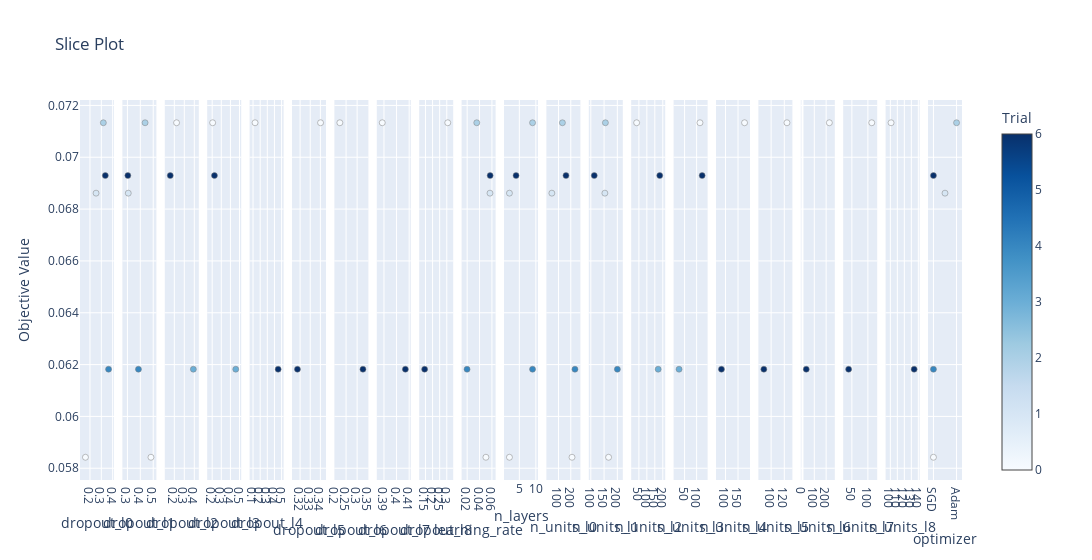

The cell this chart's notebook holds for it:
### Code cell
optuna.visualization.plot_slice(study)

### Figure 1 — Plotly figure (JSON) as saved in the notebook; plotly's stock layout.template omitted (floating-point values rounded to 4 significant figures)
{"data": [{"marker": {"color": [0, 1, 2, 4, 6], "colorbar": {"title": {"text": "Trial"}, "x": 1, "xpad": 40}, "colorscale": [[0, "rgb(247,251,255)"], [0.125, "rgb(222,235,247)"], [0.25, "rgb(198,219,239)"], [0.375, "rgb(158,202,225)"], [0.5, "rgb(107,174,214)"], [0.625, "rgb(66,146,198)"], [0.75, "rgb(33,113,181)"], [0.875, "rgb(8,81,156)"], [1, "rgb(8,48,107)"]], "line": {"color": "Grey", "width": 0.5}, "showscale": true}, "mode": "markers", "showlegend": false, "type": "scatter", "x": [0.1602, 0.2538, 0.3177, 0.3637, 0.3351], "xaxis": "x", "y": [0.05842, 0.06861, 0.07133, 0.06182, 0.06929], "yaxis": "y"}, {"marker": {"color": [0, 1, 2, 4, 6], "colorbar": {"title": {"text": "Trial"}, "x": 1, "xpad": 40}, "colorscale": [[0, "rgb(247,251,255)"], [0.125, "rgb(222,235,247)"], [0.25, "rgb(198,219,239)"], [0.375, "rgb(158,202,225)"], [0.5, "rgb(107,174,214)"], [0.625, "rgb(66,146,198)"], [0.75, "rgb(33,113,181)"], [0.875, "rgb(8,81,156)"], [1, "rgb(8,48,107)"]], "line": {"color": "Grey", "width": 0.5}, "showscale": false}, "mode": "markers", "showlegend": false, "type": "scatter", "x": [0.4824, 0.3067, 0.437, 0.3856, 0.3034], "xaxis": "x2", "y": [0.05842, 0.06861, 0.07133, 0.06182, 0.06929], "yaxis": "y2"}, {"marker": {"color": [2, 4, 6], "colorbar": {"title": {"text": "Trial"}, "x": 1, "xpad": 40}, "colorscale": [[0, "rgb(247,251,255)"], [0.125, "rgb(222,235,247)"], [0.25, "rgb(198,219,239)"], [0.375, "rgb(158,202,225)"], [0.5, "rgb(107,174,214)"], [0.625, "rgb(66,146,198)"], [0.75, "rgb(33,113,181)"], [0.875, "rgb(8,81,156)"], [1, "rgb(8,48,107)"]], "line": {"color": "Grey", "width": 0.5}, "showscale": false}, "mode": "markers", "showlegend": false, "type": "scatter", "x": [0.2224, 0.3905, 0.1593], "xaxis": "x3", "y": [0.07133, 0.06182, 0.06929], "yaxis": "y3"}, {"marker": {"color": [2, 4, 6], "colorbar": {"title": {"text": "Trial"}, "x": 1, "xpad": 40}, "colorscale": [[0, "rgb(247,251,255)"], [0.125, "rgb(222,235,247)"], [0.25, "rgb(198,219,239)"], [0.375, "rgb(158,202,225)"], [0.5, "rgb(107,174,214)"], [0.625, "rgb(66,146,198)"], [0.75, "rgb(33,113,181)"], [0.875, "rgb(8,81,156)"], [1, "rgb(8,48,107)"]], "line": {"color": "Grey", "width": 0.5}, "showscale": false}, "mode": "markers", "showlegend": false, "type": "scatter", "x": [0.2052, 0.4586, 0.2249], "xaxis": "x4", "y": [0.07133, 0.06182, 0.06929], "yaxis": "y4"}, {"marker": {"color": [2, 4], "colorbar": {"title": {"text": "Trial"}, "x": 1, "xpad": 40}, "colorscale": [[0, "rgb(247,251,255)"], [0.125, "rgb(222,235,247)"], [0.25, "rgb(198,219,239)"], [0.375, "rgb(158,202,225)"], [0.5, "rgb(107,174,214)"], [0.625, "rgb(66,146,198)"], [0.75, "rgb(33,113,181)"], [0.875, "rgb(8,81,156)"], [1, "rgb(8,48,107)"]], "line": {"color": "Grey", "width": 0.5}, "showscale": false}, "mode": "markers", "showlegend": false, "type": "scatter", "x": [0.1282, 0.452], "xaxis": "x5", "y": [0.07133, 0.06182], "yaxis": "y5"}, {"marker": {"color": [2, 4], "colorbar": {"title": {"text": "Trial"}, "x": 1, "xpad": 40}, "colorscale": [[0, "rgb(247,251,255)"], [0.125, "rgb(222,235,247)"], [0.25, "rgb(198,219,239)"], [0.375, "rgb(158,202,225)"], [0.5, "rgb(107,174,214)"], [0.625, "rgb(66,146,198)"], [0.75, "rgb(33,113,181)"], [0.875, "rgb(8,81,156)"], [1, "rgb(8,48,107)"]], "line": {"color": "Grey", "width": 0.5}, "showscale": false}, "mode": "markers", "showlegend": false, "type": "scatter", "x": [0.3402, 0.3174], "xaxis": "x6", "y": [0.07133, 0.06182], "yaxis": "y6"}, {"marker": {"color": [2, 4], "colorbar": {"title": {"text": "Trial"}, "x": 1, "xpad": 40}, "colorscale": [[0, "rgb(247,251,255)"], [0.125, "rgb(222,235,247)"], [0.25, "rgb(198,219,239)"], [0.375, "rgb(158,202,225)"], [0.5, "rgb(107,174,214)"], [0.625, "rgb(66,146,198)"], [0.75, "rgb(33,113,181)"], [0.875, "rgb(8,81,156)"], [1, "rgb(8,48,107)"]], "line": {"color": "Grey", "width": 0.5}, "showscale": false}, "mode": "markers", "showlegend": false, "type": "scatter", "x": [0.2219, 0.3263], "xaxis": "x7", "y": [0.07133, 0.06182], "yaxis": "y7"}, {"marker": {"color": [2, 4], "colorbar": {"title": {"text": "Trial"}, "x": 1, "xpad": 40}, "colorscale": [[0, "rgb(247,251,255)"], [0.125, "rgb(222,235,247)"], [0.25, "rgb(198,219,239)"], [0.375, "rgb(158,202,225)"], [0.5, "rgb(107,174,214)"], [0.625, "rgb(66,146,198)"], [0.75, "rgb(33,113,181)"], [0.875, "rgb(8,81,156)"], [1, "rgb(8,48,107)"]], "line": {"color": "Grey", "width": 0.5}, "showscale": false}, "mode": "markers", "showlegend": false, "type": "scatter", "x": [0.3886, 0.407], "xaxis": "x8", "y": [0.07133, 0.06182], "yaxis": "y8"}, {"marker": {"color": [2, 4], "colorbar": {"title": {"text": "Trial"}, "x": 1, "xpad": 40}, "colorscale": [[0, "rgb(247,251,255)"], [0.125, "rgb(222,235,247)"], [0.25, "rgb(198,219,239)"], [0.375, "rgb(158,202,225)"], [0.5, "rgb(107,174,214)"], [0.625, "rgb(66,146,198)"], [0.75, "rgb(33,113,181)"], [0.875, "rgb(8,81,156)"], [1, "rgb(8,48,107)"]], "line": {"color": "Grey", "width": 0.5}, "showscale": false}, "mode": "markers", "showlegend": false, "type": "scatter", "x": [0.3067, 0.1443], "xaxis": "x9", "y": [0.07133, 0.06182], "yaxis": "y9"}, {"marker": {"color": [0, 1, 2, 4, 6], "colorbar": {"title": {"text": "Trial"}, "x": 1, "xpad": 40}, "colorscale": [[0, "rgb(247,251,255)"], [0.125, "rgb(222,235,247)"], [0.25, "rgb(198,219,239)"], [0.375, "rgb(158,202,225)"], [0.5, "rgb(107,174,214)"], [0.625, "rgb(66,146,198)"], [0.75, "rgb(33,113,181)"], [0.875, "rgb(8,81,156)"], [1, "rgb(8,48,107)"]], "line": {"color": "Grey", "width": 0.5}, "showscale": false}, "mode": "markers", "showlegend": false, "type": "scatter", "x": [0.0503, 0.05685, 0.03547, 0.0198, 0.05714], "xaxis": "x10", "y": [0.05842, 0.06861, 0.07133, 0.06182, 0.06929], "yaxis": "y10"}, {"marker": {"color": [0, 1, 2, 4, 6], "colorbar": {"title": {"text": "Trial"}, "x": 1, "xpad": 40}, "colorscale": [[0, "rgb(247,251,255)"], [0.125, "rgb(222,235,247)"], [0.25, "rgb(198,219,239)"], [0.375, "rgb(158,202,225)"], [0.5, "rgb(107,174,214)"], [0.625, "rgb(66,146,198)"], [0.75, "rgb(33,113,181)"], [0.875, "rgb(8,81,156)"], [1, "rgb(8,48,107)"]], "line": {"color": "Grey", "width": 0.5}, "showscale": false}, "mode": "markers", "showlegend": false, "type": "scatter", "x": [2, 2, 9, 9, 4], "xaxis": "x11", "y": [0.05842, 0.06861, 0.07133, 0.06182, 0.06929], "yaxis": "y11"}, {"marker": {"color": [0, 1, 2, 4, 6], "colorbar": {"title": {"text": "Trial"}, "x": 1, "xpad": 40}, "colorscale": [[0, "rgb(247,251,255)"], [0.125, "rgb(222,235,247)"], [0.25, "rgb(198,219,239)"], [0.375, "rgb(158,202,225)"], [0.5, "rgb(107,174,214)"], [0.625, "rgb(66,146,198)"], [0.75, "rgb(33,113,181)"], [0.875, "rgb(8,81,156)"], [1, "rgb(8,48,107)"]], "line": {"color": "Grey", "width": 0.5}, "showscale": false}, "mode": "markers", "showlegend": false, "type": "scatter", "x": [210, 46, 132, 234, 161], "xaxis": "x12", "y": [0.05842, 0.06861, 0.07133, 0.06182, 0.06929], "yaxis": "y12"}, {"marker": {"color": [0, 1, 2, 4, 6], "colorbar": {"title": {"text": "Trial"}, "x": 1, "xpad": 40}, "colorscale": [[0, "rgb(247,251,255)"], [0.125, "rgb(222,235,247)"], [0.25, "rgb(198,219,239)"], [0.375, "rgb(158,202,225)"], [0.5, "rgb(107,174,214)"], [0.625, "rgb(66,146,198)"], [0.75, "rgb(33,113,181)"], [0.875, "rgb(8,81,156)"], [1, "rgb(8,48,107)"]], "line": {"color": "Grey", "width": 0.5}, "showscale": false}, "mode": "markers", "showlegend": false, "type": "scatter", "x": [167, 153, 155, 200, 113], "xaxis": "x13", "y": [0.05842, 0.06861, 0.07133, 0.06182, 0.06929], "yaxis": "y13"}, {"marker": {"color": [2, 4, 6], "colorbar": {"title": {"text": "Trial"}, "x": 1, "xpad": 40}, "colorscale": [[0, "rgb(247,251,255)"], [0.125, "rgb(222,235,247)"], [0.25, "rgb(198,219,239)"], [0.375, "rgb(158,202,225)"], [0.5, "rgb(107,174,214)"], [0.625, "rgb(66,146,198)"], [0.75, "rgb(33,113,181)"], [0.875, "rgb(8,81,156)"], [1, "rgb(8,48,107)"]], "line": {"color": "Grey", "width": 0.5}, "showscale": false}, "mode": "markers", "showlegend": false, "type": "scatter", "x": [36, 171, 181], "xaxis": "x14", "y": [0.07133, 0.06182, 0.06929], "yaxis": "y14"}, {"marker": {"color": [2, 4, 6], "colorbar": {"title": {"text": "Trial"}, "x": 1, "xpad": 40}, "colorscale": [[0, "rgb(247,251,255)"], [0.125, "rgb(222,235,247)"], [0.25, "rgb(198,219,239)"], [0.375, "rgb(158,202,225)"], [0.5, "rgb(107,174,214)"], [0.625, "rgb(66,146,198)"], [0.75, "rgb(33,113,181)"], [0.875, "rgb(8,81,156)"], [1, "rgb(8,48,107)"]], "line": {"color": "Grey", "width": 0.5}, "showscale": false}, "mode": "markers", "showlegend": false, "type": "scatter", "x": [114, 27, 123], "xaxis": "x15", "y": [0.07133, 0.06182, 0.06929], "yaxis": "y15"}, {"marker": {"color": [2, 4], "colorbar": {"title": {"text": "Trial"}, "x": 1, "xpad": 40}, "colorscale": [[0, "rgb(247,251,255)"], [0.125, "rgb(222,235,247)"], [0.25, "rgb(198,219,239)"], [0.375, "rgb(158,202,225)"], [0.5, "rgb(107,174,214)"], [0.625, "rgb(66,146,198)"], [0.75, "rgb(33,113,181)"], [0.875, "rgb(8,81,156)"], [1, "rgb(8,48,107)"]], "line": {"color": "Grey", "width": 0.5}, "showscale": false}, "mode": "markers", "showlegend": false, "type": "scatter", "x": [176, 84], "xaxis": "x16", "y": [0.07133, 0.06182], "yaxis": "y16"}, {"marker": {"color": [2, 4], "colorbar": {"title": {"text": "Trial"}, "x": 1, "xpad": 40}, "colorscale": [[0, "rgb(247,251,255)"], [0.125, "rgb(222,235,247)"], [0.25, "rgb(198,219,239)"], [0.375, "rgb(158,202,225)"], [0.5, "rgb(107,174,214)"], [0.625, "rgb(66,146,198)"], [0.75, "rgb(33,113,181)"], [0.875, "rgb(8,81,156)"], [1, "rgb(8,48,107)"]], "line": {"color": "Grey", "width": 0.5}, "showscale": false}, "mode": "markers", "showlegend": false, "type": "scatter", "x": [124, 89], "xaxis": "x17", "y": [0.07133, 0.06182], "yaxis": "y17"}, {"marker": {"color": [2, 4], "colorbar": {"title": {"text": "Trial"}, "x": 1, "xpad": 40}, "colorscale": [[0, "rgb(247,251,255)"], [0.125, "rgb(222,235,247)"], [0.25, "rgb(198,219,239)"], [0.375, "rgb(158,202,225)"], [0.5, "rgb(107,174,214)"], [0.625, "rgb(66,146,198)"], [0.75, "rgb(33,113,181)"], [0.875, "rgb(8,81,156)"], [1, "rgb(8,48,107)"]], "line": {"color": "Grey", "width": 0.5}, "showscale": false}, "mode": "markers", "showlegend": false, "type": "scatter", "x": [227, 32], "xaxis": "x18", "y": [0.07133, 0.06182], "yaxis": "y18"}, {"marker": {"color": [2, 4], "colorbar": {"title": {"text": "Trial"}, "x": 1, "xpad": 40}, "colorscale": [[0, "rgb(247,251,255)"], [0.125, "rgb(222,235,247)"], [0.25, "rgb(198,219,239)"], [0.375, "rgb(158,202,225)"], [0.5, "rgb(107,174,214)"], [0.625, "rgb(66,146,198)"], [0.75, "rgb(33,113,181)"], [0.875, "rgb(8,81,156)"], [1, "rgb(8,48,107)"]], "line": {"color": "Grey", "width": 0.5}, "showscale": false}, "mode": "markers", "showlegend": false, "type": "scatter", "x": [112, 40], "xaxis": "x19", "y": [0.07133, 0.06182], "yaxis": "y19"}, {"marker": {"color": [2, 4], "colorbar": {"title": {"text": "Trial"}, "x": 1, "xpad": 40}, "colorscale": [[0, "rgb(247,251,255)"], [0.125, "rgb(222,235,247)"], [0.25, "rgb(198,219,239)"], [0.375, "rgb(158,202,225)"], [0.5, "rgb(107,174,214)"], [0.625, "rgb(66,146,198)"], [0.75, "rgb(33,113,181)"], [0.875, "rgb(8,81,156)"], [1, "rgb(8,48,107)"]], "line": {"color": "Grey", "width": 0.5}, "showscale": false}, "mode": "markers", "showlegend": false, "type": "scatter", "x": [101, 134], "xaxis": "x20", "y": [0.07133, 0.06182], "yaxis": "y20"}, {"marker": {"color": [0, 1, 2, 4, 6], "colorbar": {"title": {"text": "Trial"}, "x": 1, "xpad": 40}, "colorscale": [[0, "rgb(247,251,255)"], [0.125, "rgb(222,235,247)"], [0.25, "rgb(198,219,239)"], [0.375, "rgb(158,202,225)"], [0.5, "rgb(107,174,214)"], [0.625, "rgb(66,146,198)"], [0.75, "rgb(33,113,181)"], [0.875, "rgb(8,81,156)"], [1, "rgb(8,48,107)"]], "line": {"color": "Grey", "width": 0.5}, "showscale": false}, "mode": "markers", "showlegend": false, "type": "scatter", "x": ["SGD", "RMSprop", "Adam", "SGD", "SGD"], "xaxis": "x21", "y": [0.05842, 0.06861, 0.07133, 0.06182, 0.06929], "yaxis": "y21"}], "layout": {"title": {"text": "Slice Plot"}, "width": 6300, "xaxis": {"anchor": "y", "domain": [0, 0.03855], "title": {"text": "dropout_l0"}}, "xaxis10": {"anchor": "y10", "domain": [0.4327, 0.4712], "title": {"text": "learning_rate"}}, "xaxis11": {"anchor": "y11", "domain": [0.4807, 0.5193], "title": {"text": "n_layers"}}, "xaxis12": {"anchor": "y12", "domain": [0.5288, 0.5673], "title": {"text": "n_units_l0"}}, "xaxis13": {"anchor": "y13", "domain": [0.5769, 0.6154], "title": {"text": "n_units_l1"}}, "xaxis14": {"anchor": "y14", "domain": [0.6249, 0.6635], "title": {"text": "n_units_l2"}}, "xaxis15": {"anchor": "y15", "domain": [0.673, 0.7116], "title": {"text": "n_units_l3"}}, "xaxis16": {"anchor": "y16", "domain": [0.7211, 0.7596], "title": {"text": "n_units_l4"}}, "xaxis17": {"anchor": "y17", "domain": [0.7692, 0.8077], "title": {"text": "n_units_l5"}}, "xaxis18": {"anchor": "y18", "domain": [0.8172, 0.8558], "title": {"text": "n_units_l6"}}, "xaxis19": {"anchor": "y19", "domain": [0.8653, 0.9039], "title": {"text": "n_units_l7"}}, "xaxis2": {"anchor": "y2", "domain": [0.04807, 0.08662], "title": {"text": "dropout_l1"}}, "xaxis20": {"anchor": "y20", "domain": [0.9134, 0.9519], "title": {"text": "n_units_l8"}}, "xaxis21": {"anchor": "y21", "domain": [0.9615, 1], "title": {"text": "optimizer"}}, "xaxis3": {"anchor": "y3", "domain": [0.09615, 0.1347], "title": {"text": "dropout_l2"}}, "xaxis4": {"anchor": "y4", "domain": [0.1442, 0.1828], "title": {"text": "dropout_l3"}}, "xaxis5": {"anchor": "y5", "domain": [0.1923, 0.2308], "title": {"text": "dropout_l4"}}, "xaxis6": {"anchor": "y6", "domain": [0.2404, 0.2789], "title": {"text": "dropout_l5"}}, "xaxis7": {"anchor": "y7", "domain": [0.2884, 0.327], "title": {"text": "dropout_l6"}}, "xaxis8": {"anchor": "y8", "domain": [0.3365, 0.3751], "title": {"text": "dropout_l7"}}, "xaxis9": {"anchor": "y9", "domain": [0.3846, 0.4231], "title": {"text": "dropout_l8"}}, "yaxis": {"anchor": "x", "domain": [0, 1], "title": {"text": "Objective Value"}}, "yaxis10": {"anchor": "x10", "domain": [0, 1], "matches": "y", "showticklabels": false}, "yaxis11": {"anchor": "x11", "domain": [0, 1], "matches": "y", "showticklabels": false}, "yaxis12": {"anchor": "x12", "domain": [0, 1], "matches": "y", "showticklabels": false}, "yaxis13": {"anchor": "x13", "domain": [0, 1], "matches": "y", "showticklabels": false}, "yaxis14": {"anchor": "x14", "domain": [0, 1], "matches": "y", "showticklabels": false}, "yaxis15": {"anchor": "x15", "domain": [0, 1], "matches": "y", "showticklabels": false}, "yaxis16": {"anchor": "x16", "domain": [0, 1], "matches": "y", "showticklabels": false}, "yaxis17": {"anchor": "x17", "domain": [0, 1], "matches": "y", "showticklabels": false}, "yaxis18": {"anchor": "x18", "domain": [0, 1], "matches": "y", "showticklabels": false}, "yaxis19": {"anchor": "x19", "domain": [0, 1], "matches": "y", "showticklabels": false}, "yaxis2": {"anchor": "x2", "domain": [0, 1], "matches": "y", "showticklabels": false}, "yaxis20": {"anchor": "x20", "domain": [0, 1], "matches": "y", "showticklabels": false}, "yaxis21": {"anchor": "x21", "domain": [0, 1], "matches": "y", "showticklabels": false}, "yaxis3": {"anchor": "x3", "domain": [0, 1], "matches": "y", "showticklabels": false}, "yaxis4": {"anchor": "x4", "domain": [0, 1], "matches": "y", "showticklabels": false}, "yaxis5": {"anchor": "x5", "domain": [0, 1], "matches": "y", "showticklabels": false}, "yaxis6": {"anchor": "x6", "domain": [0, 1], "matches": "y", "showticklabels": false}, "yaxis7": {"anchor": "x7", "domain": [0, 1], "matches": "y", "showticklabels": false}, "yaxis8": {"anchor": "x8", "domain": [0, 1], "matches": "y", "showticklabels": false}, "yaxis9": {"anchor": "x9", "domain": [0, 1], "matches": "y", "showticklabels": false}}}
